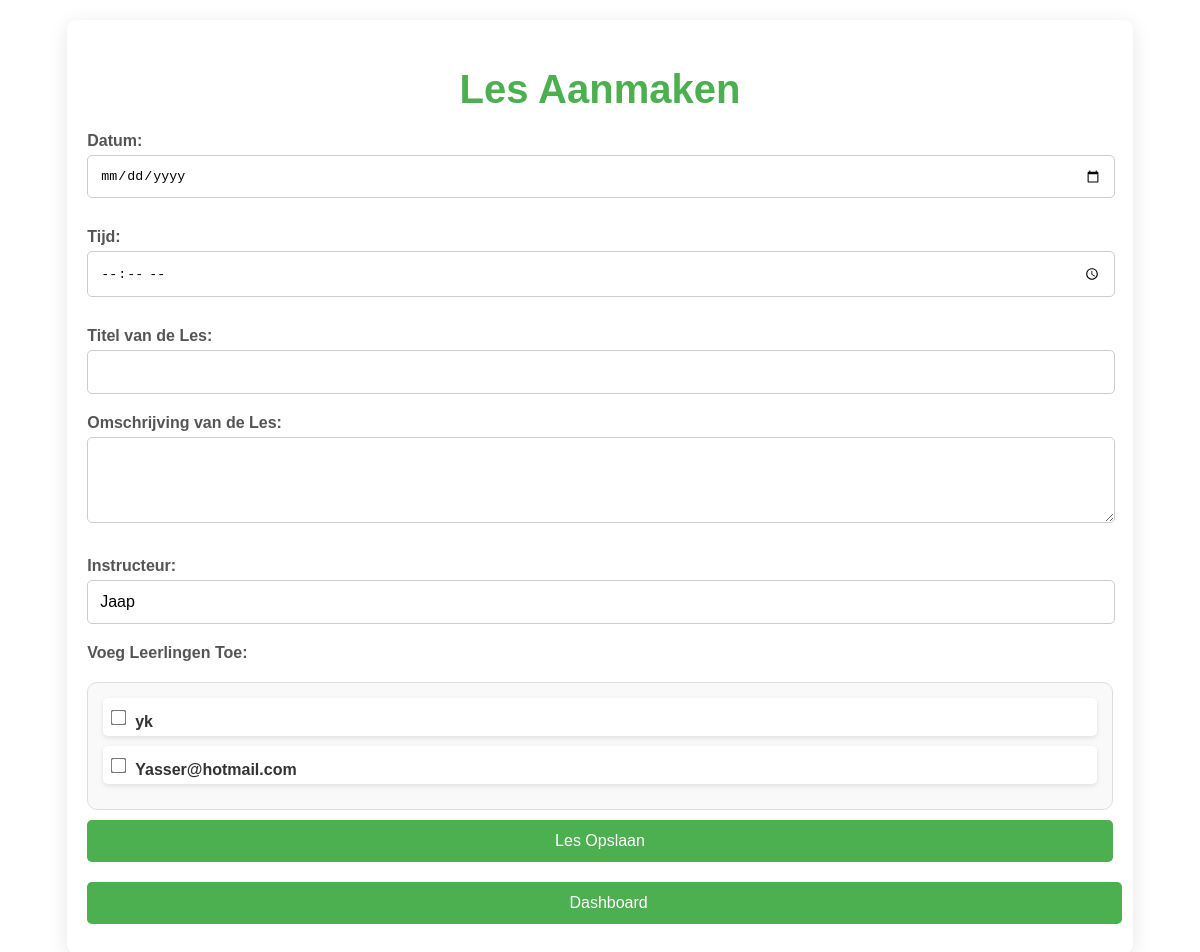
Page /make_lesson.php (signed in) on the earlier database version.
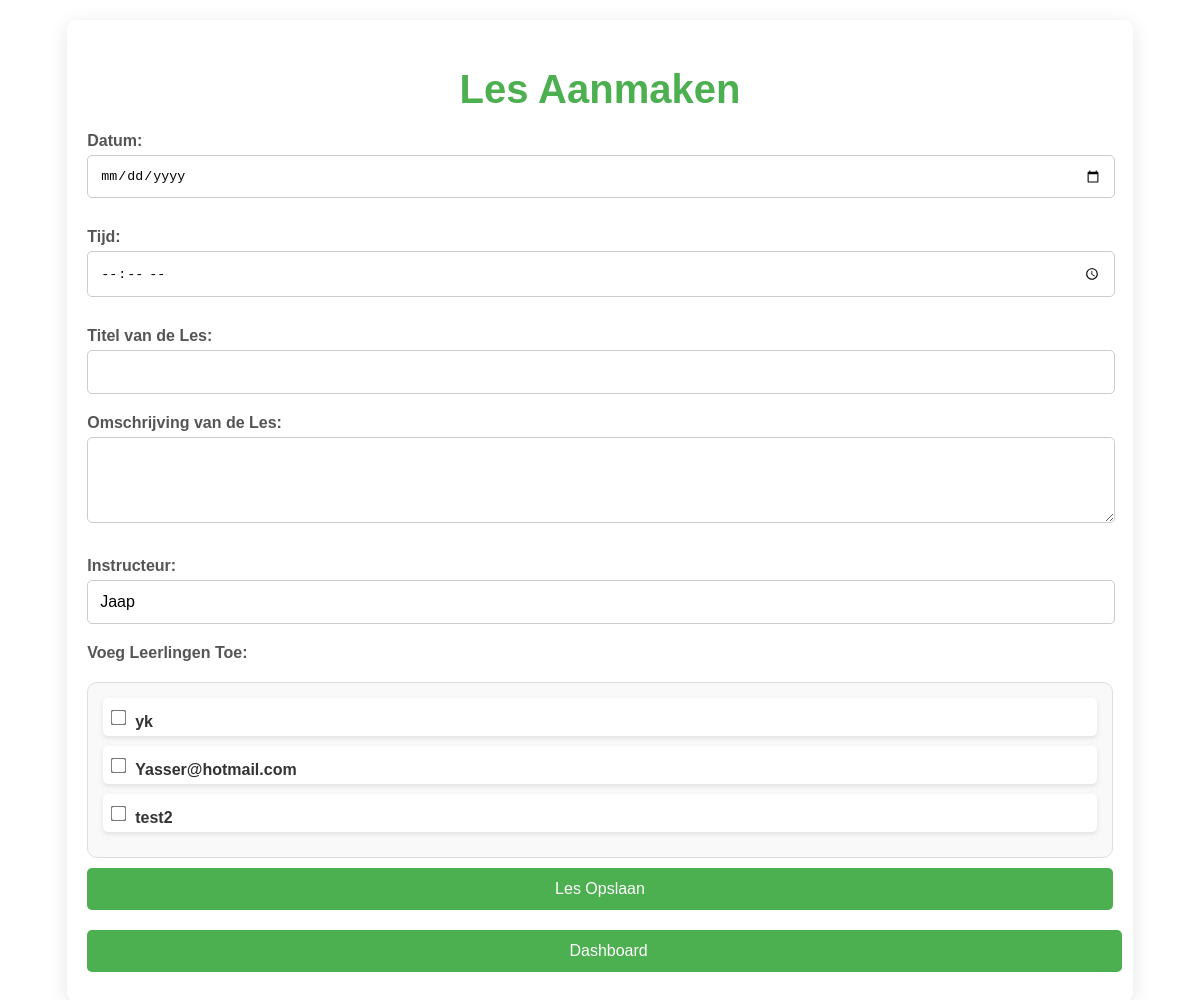
Same page on the later database version.
### tables this page shows
CREATE TABLE `gebruikers` (
  `id` int(11) NOT NULL,
  `username` varchar(50) NOT NULL,
  `email` varchar(100) NOT NULL,
  `password` varchar(255) NOT NULL,
  `role` enum('leerling','docent','admin') NOT NULL
);

### make_lesson.php (the view, shortened to what this page needs)
<?php
include 'db.php';
?>
<!DOCTYPE html>
<html lang="nl">
<head>
    <link rel="stylesheet" href="styles.css">
</head>
<body>
    <div class="container manage-lessons">
        <h1>Les Aanmaken</h1>
        <form method="POST" action="make_lesson.php">
            <label for="datum">Datum:</label>
            <input type="date" id="datum" name="datum" required>
            <label for="tijd">Tijd:</label>
            <input type="time" id="tijd" name="tijd" required>
            <label for="titel">Titel van de Les:</label>
            <input type="text" id="titel" name="titel" required>
            <label for="omschrijving">Omschrijving van de Les:</label>
            <textarea id="omschrijving" name="omschrijving" rows="4" required></textarea>
            <label for="instructeur">Instructeur:</label>
            <input type="text" id="instructeur" name="instructeur" required value="<?php echo $_SESSION['username']; ?>" readonly>
            <label for="leerlingen">Voeg Leerlingen Toe:</label>
            <div class="leerlingen-lijst">
                <?php
                $sql = "SELECT * FROM gebruikers WHERE role = 'leerling'";
                $stmt = $db->prepare($sql);
                $stmt->execute();
                while ($leerling = $stmt->fetch(PDO::FETCH_ASSOC)) {
                    echo "<div class='checkbox-item'>";
                    echo "<input type='checkbox' id='leerling_" . $leerling['id'] . "' name='leerlingen[]' value='" . $leerling['id'] . "'>";
                    echo "<label for='leerling_" . $leerling['id'] . "'>" . htmlspecialchars($leerling['username']) . "</label>";
                    echo "</div>";
                }
                ?>
            </div>
            <button type="submit">Les Opslaan</button>
            <a href="dashboard.php" class="home-button"><i class="fas fa-home"></i> Dashboard</a>
        </form>
    </div>
</body>
</html>

Differences in the rows shown:
added gebruikers: username "test2"
